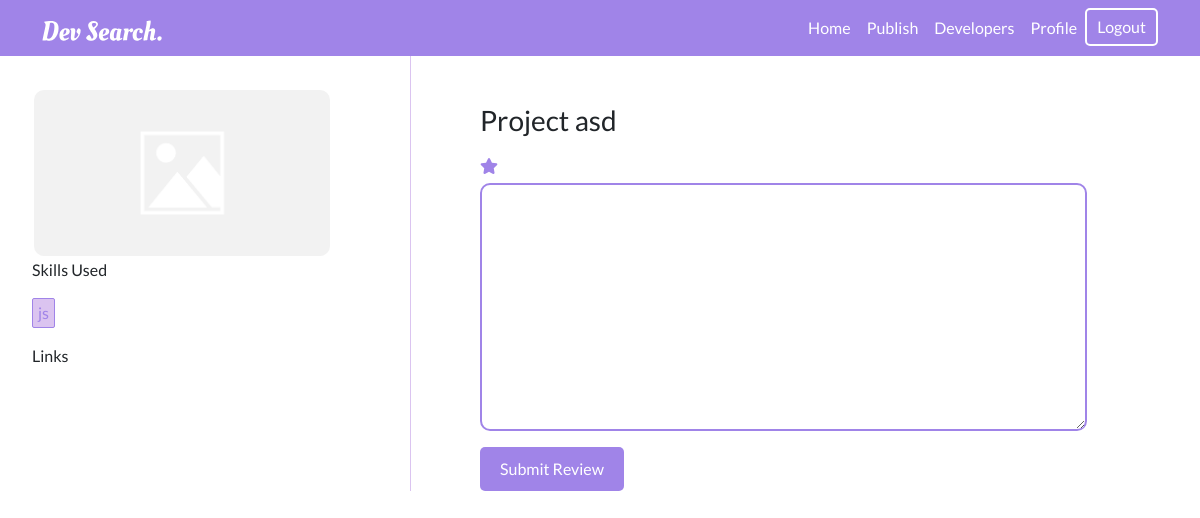
Page /project/c7070546-d93b-4a9e-9e96-bb9ea4732c46 (signed in) on the earlier database version.
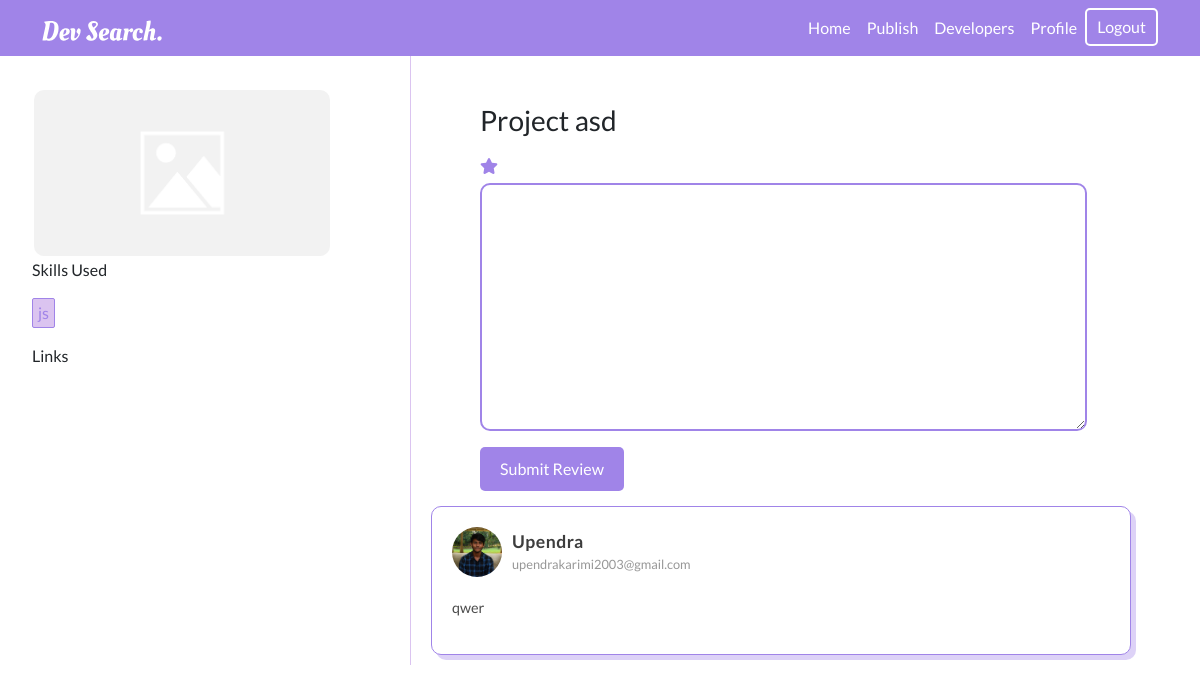
Same page on the later database version.
### projects/models.py (models this page shows, shortened)
class Tag(models.Model):
    tag_id=models.UUIDField(default=uuid.uuid4,unique=True,primary_key=True,editable=False)
    tag_name=models.CharField(max_length=200,null=True,blank=True)
    def __str__(self):
        return self.tag_name

class Review(models.Model):
    owner=models.ForeignKey(Profile,on_delete=models.CASCADE,null=True,blank=True)
    project=models.ForeignKey(Project,on_delete=models.CASCADE,null=True,blank=True)
    body=models.TextField(max_length=500,null=True,blank=True)
    created=models.DateField(auto_now_add=True,null=True,blank=True)
    r_id=models.UUIDField(default=uuid.uuid4,null=True,blank=True)
    class Meta:
        unique_together=[['owner','project']]

### user/models.py (models this page shows, shortened)
class Profile(models.Model):
    user=models.OneToOneField(User,on_delete=models.CASCADE,null=True,blank=True)
    name=models.CharField(max_length=200,null=True,blank=True)
    email=models.EmailField(max_length=200,null=True,blank=True)
    short_desc=models.CharField(max_length=200,null=True,blank=True)
    bio=models.TextField(max_length=300,null=True,blank=True)
    profile_img=models.ImageField(null=True,blank=True,upload_to='profiles/',default='spline.jpg')
    linkedin_link=models.CharField(max_length=200,null=True,blank=True)
    github_link=models.CharField(max_length=200,null=True,blank=True)
    instagram_link=models.CharField(max_length=200,null=True,blank=True)
    twitter_link=models.CharField(max_length=200,null=True,blank=True)
    p_id=models.UUIDField(default=uuid.uuid4,null=True,blank=True)

### projects/views.py (the view, shortened to what this page needs)
# urls.py: path('project/<str:id>',views.project,name='project'),
@login_required(login_url='login')
def project(request,id):
    project=Project.objects.get(pk=id)
    tags=project.tags.all()
    context={
        'project':project,
        'tags':tags
    }
    return render(request,'projects/projects.html',context)

### projects/templates/projects/projects.html (shortened to what this page needs)
{% extends 'base.html' %}
{% block content %}
{% load static %}
<link rel="stylesheet" href="{% static 'css/review.css' %}">
    <div class="" style="display: grid; grid-template-columns: 1.5fr 0.5fr 3fr;">
        <div class="left p-3 m-3">
            <img src={{project.project_image.url}} alt="" width="100%" style="border-radius: 10px; margin: 2px;">
            <p>Skills Used</p>
            {% for tag in tags %}
                <p style="background-color: #DBC4F0; padding: 2px 5px; color: #A084E8; border-radius: 2px; border: 0.5px solid #A084E8; display: inline-block;">{{tag}}</p>
            {% endfor %}
            <p>Links</p>
        </div>
        <div class="right mt-5 pe-5">
            <h3 class="title">{{project.project_name}}</h3>
            {% if project.star %}
                <i id="star" class="fa fa-solid fa-star" style="cursor: pointer; color: #A084E8;"></i>
            {% endif %}
            <form action="{% url 'project' project.p_id %}" method="POST">
                <textarea name="review" id="" cols="70" rows="10" style="border: 2px solid #A084E8; border-radius: 10px; margin-top: 5px;"></textarea>
                <br>
                <button style="background-color: #A084E8; margin-top: 10px; padding: 10px 20px; border-radius: 5px; outline: none; border: none; color: white;">Submit Review</button>
            </form>
            <div class="reviews">
                <section id="testimonials">
                    {% for review in project.review_set.all %}
                    <div class="testimonial-box-container">
                        <div class="testimonial-box">
                            <div class="box-top">
                                <div class="profile">
                                    <div class="profile-img">
                                        <a href="{% url 'profile' review.owner.p_id %}"><img src="{{review.owner.profile_img.url}}" /></a>
                                    </div>
                                    <div class="name-user">
                                        <strong>{{review.owner.name}}</strong>
                                        <span>{{review.owner.email}}</span>
                                    </div>
                                </div>
                            </div>
                            <div class="client-comment">
                                <p>{{review.body}}</p>
                            </div>
                        </div>
                        </div>
                    </div>
                    {% endfor %}
                </section>
            </div>
        </div>
    </div>
{% endblock %}

Differences in the rows shown:
added Review: owner.profile_img (picture), owner.name "Upendra", owner.email "upendrakarimi2003@gmail.com", body "qwer"
